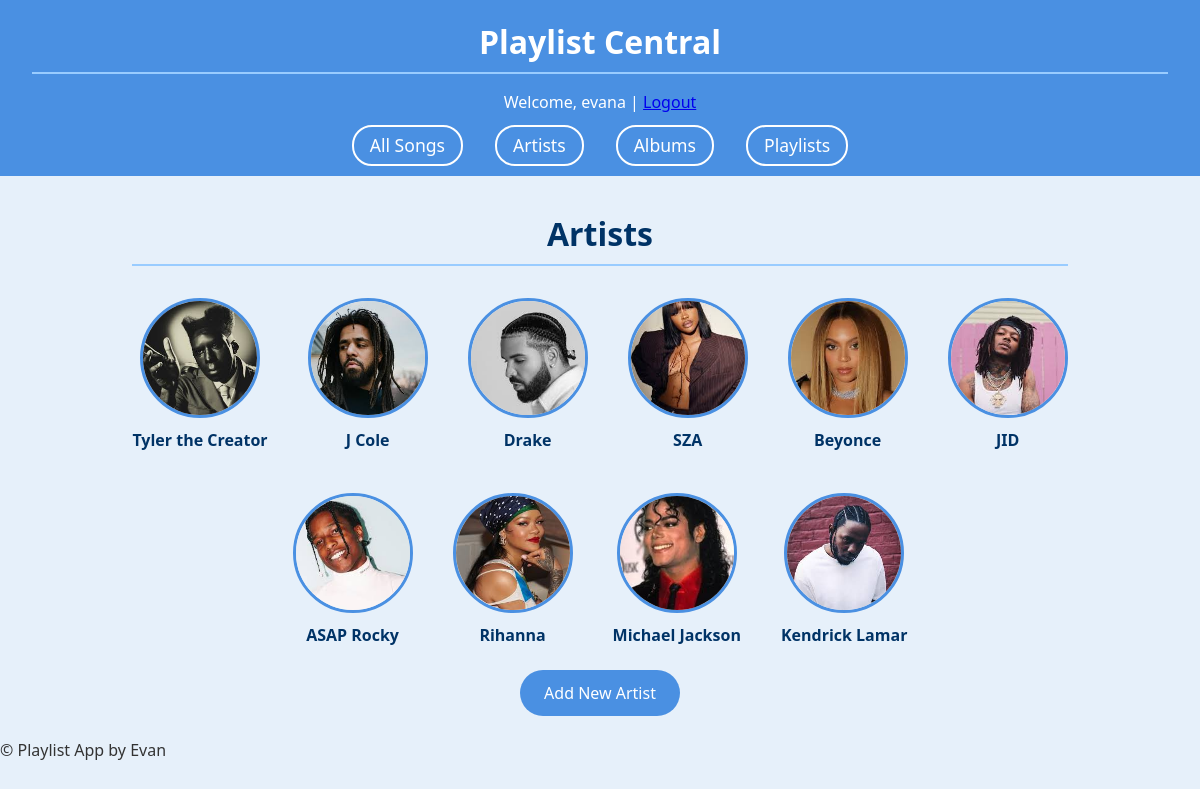
/playlist/artists/ (signed in), run on the app's committed database.
### cs412/playlist/models.py (models this page shows, shortened)
class Artist(models.Model):
    name = models.CharField(max_length=100)
    hometown = models.CharField(max_length=100, blank=True, null=True)
    height = models.CharField(max_length=20, blank=True, null=True)
    debut_year = models.IntegerField(blank=True, null=True)
    profile_image = models.ImageField(upload_to='artist_profiles/', blank=True, null=True)

### cs412/playlist/views.py (the view)
# urls.py: path('artists/', views.ArtistListView.as_view(), name='artist_list'),
class ArtistListView(ListView):
    model = Artist
    template_name = 'playlist/artist_list.html'
    context_object_name = 'artists'

### cs412/playlist/templates/playlist/artist_list.html
{% extends 'playlist/base.html' %}
{% block content %}
<h1>Artists</h1>
<div class="artist-gallery">
    {% for artist in artists %}
        <a href="{% url 'playlist:artist_detail' artist.pk %}" class="artist-bubble">
            {% if artist.profile_image %}
                <img src="{{ artist.profile_image.url }}" alt="{{ artist.name }}">
            {% else %}
                <div class="no-artist-image">No Image</div>
            {% endif %}
            <p class="artist-name">{{ artist.name }}</p>
        </a>
    {% empty %}
        <p>No artists available.</p>
    {% endfor %}
</div>
<div class="create-button-wrapper">
    <a href="{% url 'playlist:add_artist' %}" class="button"> Add New Artist</a>
</div>
{% endblock %}

### cs412/playlist/templates/playlist/base.html (shortened to what this page needs)
{% load static %}
<!DOCTYPE html>
<html lang="en">
<head>
    <link rel="stylesheet" href="{% static 'CSS/playlist.css' %}">
</head>
<body>
    <header>
        <h1><a href="{% url 'playlist:music_home' %}"> Playlist Central</a></h1>
        {% if user.is_authenticated %}
            <p>Welcome, {{ user.username }} | <a href="{% url 'playlist:logout' %}">Logout</a></p>
        {% else %}
            <p>Welcome, Guest | <a href="{% url 'playlist:login' %}?next={% url 'playlist:music_home' %}">Login</a>
            <a href="{% url 'playlist:register' %}">Register</a>
        {% endif %}
        <nav>
            <ul>
                <li><a href="{% url 'playlist:songs' %}">All Songs</a></li>
                <li><a href="{% url 'playlist:artist_list' %}">Artists</a></li>
                <li><a href="{% url 'playlist:album_list' %}">Albums</a></li>
                <li><a href="{% url 'playlist:playlist_list' %}">Playlists</a></li>
            </ul>
        </nav>
    </header>
    <main>
        {% block content %}
        {% endblock %}
    </main>
    <footer>
        <p>&copy; {{ now|date:"Y" }} Playlist App by Evan</p>
    </footer>
</body>
</html>

### static/CSS/playlist.css (style rules this page uses)
* { margin: 0; padding: 0; box-sizing: border-box; }
body { font-family: 'Segoe UI', sans-serif; background-color: #e6f0fa; color: #333; line-height: 1.6; }
header { background-color: #4a90e2; color: white; padding: 1rem 2rem; text-align: center; }
header h1 a { color: white; text-decoration: none; font-size: 2rem; }
nav ul { list-style: none; display: flex; justify-content: center; gap: 2rem; margin-top: 1rem; }
nav ul li a { color: white; text-decoration: none; font-size: 1.1rem; padding: 0.4rem 1rem; border-radius: 20px; border: 2px solid white; transition: 0.3s ease; }
h1, h2, h3 { color: #003366; margin-bottom: 1rem; border-bottom: 2px solid #99ccff; padding-bottom: 0.3rem; text-align: center; }
main { padding: 2rem; max-width: 1000px; margin: auto; }
.artist-gallery { display: flex; flex-wrap: wrap; justify-content: center; gap: 2.5rem; margin-top: 2rem; }
.artist-bubble { text-align: center; text-decoration: none; color: inherit; display: flex; flex-direction: column; align-items: center; transition: transform 0.3s ease; }
.artist-bubble img { width: 120px; height: 120px; border-radius: 50%; object-fit: cover; border: 3px solid #4a90e2; transition: transform 0.3s ease; }
.artist-name { margin-top: 0.6rem; font-weight: bold; font-size: 1rem; color: #003366; }
.create-button-wrapper { text-align: center; margin-top: 2rem; }
.button { background-color: #4a90e2; color: white; padding: 0.75rem 1.5rem; font-size: 1rem; border-radius: 30px; text-decoration: none; transition: background-color 0.3s ease; }

### data on the page
Artist: profile_image (picture), name "Tyler the Creator"
Artist: profile_image (picture), name "J Cole"
Artist: profile_image (picture), name "Drake"
Artist: profile_image (picture), name "SZA"
Artist: profile_image (picture), name "Beyonce"
Artist: profile_image (picture), name "JID"
Artist: profile_image (picture), name "ASAP Rocky"
Artist: profile_image (picture), name "Rihanna"
Artist: profile_image (picture), name "Michael Jackson"
Artist: profile_image (picture), name "Kendrick Lamar"

### other printed values
{{ user.username }} "evana"
